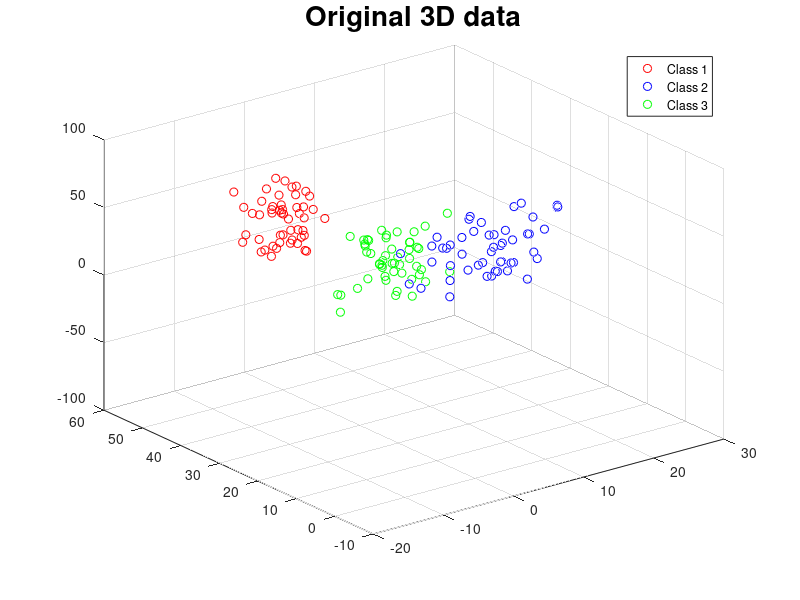

Source code (MATLAB): (Note: this script raises an error after producing the figure.)
% How much data
l = 50;

% Data for the first class
x1 = 2*randn(1, l);
y1 = 50 + 5*randn(1, l);
z1 = 1:l;

% Data for the second class
x2 = 5*randn(1, l);
y2 = -4 + 2*randn(1, l);
z2 = 2*l:-1:l+1;

% Data for the third class
x3 = 15 + 3*randn(1, l);
y3 = 50 + 2*randn(1, l);
z3 = -l:-1;

% Create the data matrix in this way
A = [x1 x2 x3];
B = [y1 y2 y3];
C = [z1 z2 z3];
X = [A; B; C];

% Create class ID, indexing from zero
y = [1*ones(1, l), 2*ones(1, l), 3*ones(1, l)];

% How many dimensions
c = 2;

% Plot original data
close all
scatter3(x1, y1, z1, 'r')
hold on
scatter3(x2, y2, z2, 'b')
hold on
scatter3(x3, y3, z3, 'g')
title('Original 3D data', 'FontSize', 20)
legend('Class 1', 'Class 2', 'Class 3')

% Do LDA for 2D
[P, W] = mi.lda(X, y, c);

% Plot 2D were P is a c x l matrix
figure
scatter(P(1, 1:l), P(2,1:l), 'r')
hold on
scatter(P(1,l+1:2*l), P(2, l+1:2*l), 'b')
hold on
scatter(P(1, 2*l+1:3*l), P(2, 2*l+1:3*l), 'g')
grid on
title('Dimension reduction 2D data', 'FontSize', 20)
legend('Class 1', 'Class 2', 'Class 3')

% How many dimensions
c = 1;

% Do LDA for 1D
[P, W] = mi.lda(X, y, c);

% Plot 1D were P is a c x l matrix
figure
scatter(P(1, 1:l), 0*P(1, 1:l), 'r')
hold on
scatter(P(1, l+1:2*l), 0*P(1, l+1:2*l), 'b')
hold on
scatter(P(1, 2*l+1:3*l), 0*P(1, 2*l+1:3*l), 'g')
grid on
title('Dimension reduction 1D data', 'FontSize', 20)
legend('Class 1', 'Class 2', 'Class 3')
